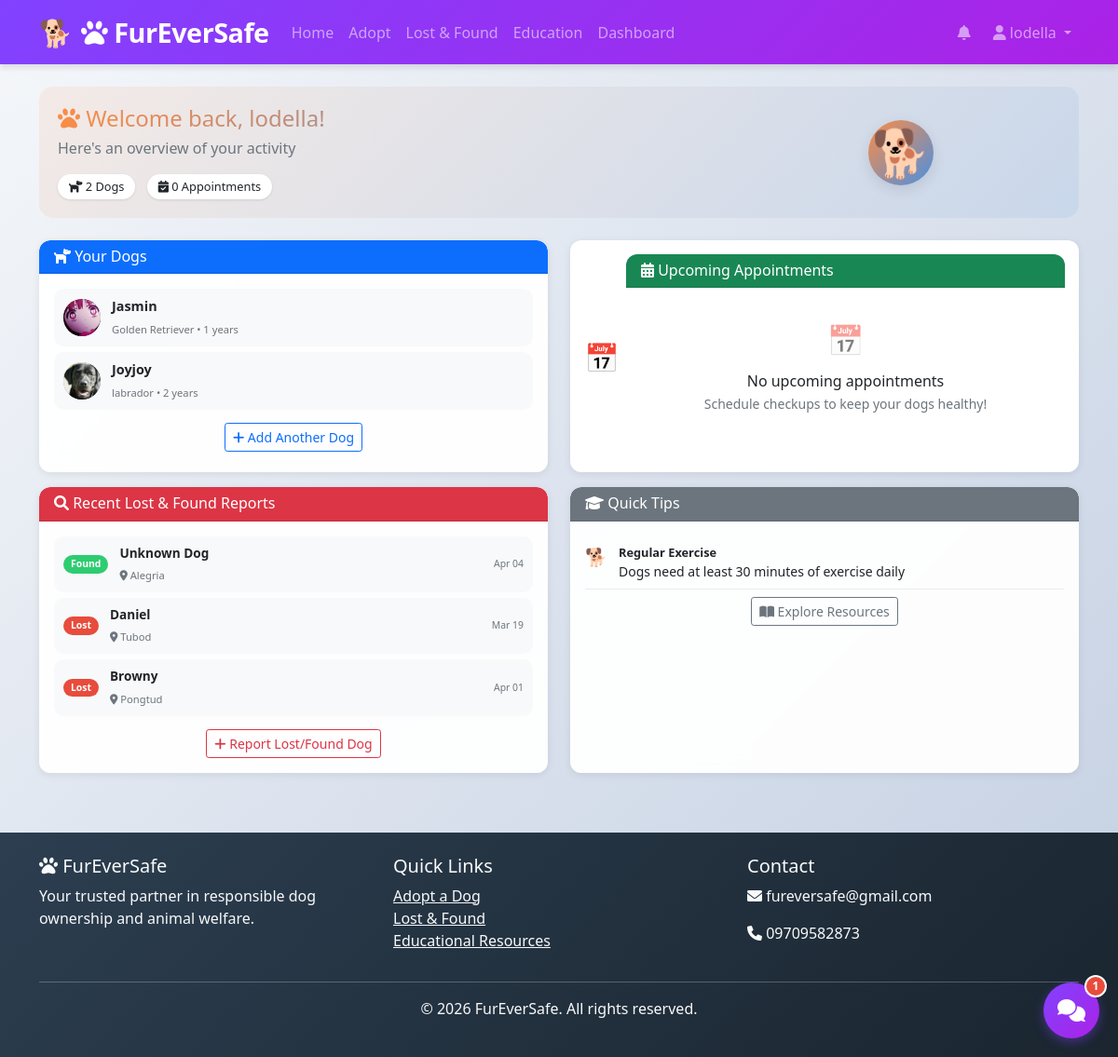
/dashboard (signed in), run on the app's committed database.
### models.py (models this page shows, shortened)
class User(UserMixin, db.Model):
    id = db.Column(db.Integer, primary_key=True)
    username = db.Column(db.String(80), unique=True, nullable=False)
    email = db.Column(db.String(120), unique=True, nullable=False)
    password_hash = db.Column(db.String(200), nullable=False)
    user_type = db.Column(db.String(50), default='owner')  # owner, shelter, vet
    is_approved = db.Column(db.Boolean, default=False)  # New field for approval
    approved_by = db.Column(db.Integer, db.ForeignKey('user.id'), nullable=True)  # Who approved
    approved_at = db.Column(db.DateTime, nullable=True)
    created_at = db.Column(db.DateTime, default=datetime.utcnow)
    dogs = db.relationship('Dog', backref='owner', lazy=True)
    adoption_applications = db.relationship('AdoptionApplication', backref='applicant', lazy=True)
    lost_found_reports = db.relationship('LostFound', backref='reporter', lazy=True)
    approved_by_user = db.relationship('User', remote_side=[id], backref='approved_users')

class Dog(db.Model):
    id = db.Column(db.Integer, primary_key=True)
    name = db.Column(db.String(100), nullable=False)
    breed = db.Column(db.String(100))
    age = db.Column(db.Integer)
    weight = db.Column(db.Float)
    microchip_id = db.Column(db.String(50), unique=True)
    photo = db.Column(db.String(200))
    owner_id = db.Column(db.Integer, db.ForeignKey('user.id'), nullable=False)
    created_at = db.Column(db.DateTime, default=datetime.utcnow)
    health_records = db.relationship('HealthRecord', backref='dog', lazy=True, cascade='all, delete-orphan')
    vaccinations = db.relationship('Vaccination', backref='dog', lazy=True, cascade='all, delete-orphan')
    appointments = db.relationship('Appointment', backref='dog', lazy=True, cascade='all, delete-orphan')

class LostFound(db.Model):
    id = db.Column(db.Integer, primary_key=True)
    type = db.Column(db.String(20), nullable=False)  # lost, found
    dog_name = db.Column(db.String(100))
    breed = db.Column(db.String(100))
    color = db.Column(db.String(100))
    location = db.Column(db.String(200), nullable=False)
    date_seen = db.Column(db.DateTime, nullable=False)
    description = db.Column(db.Text)
    photo = db.Column(db.String(200))
    contact_info = db.Column(db.String(200))
    status = db.Column(db.String(50), default='active')  # active, resolved
    reporter_id = db.Column(db.Integer, db.ForeignKey('user.id'), nullable=False)
    created_at = db.Column(db.DateTime, default=datetime.utcnow)

### app.py (the view)
@app.route('/dashboard')
@login_required
def dashboard():
    dogs = Dog.query.filter_by(owner_id=current_user.id).all() if current_user.user_type == 'owner' else []
    upcoming_appointments = []
    if current_user.user_type == 'owner':
        for dog in dogs:
            upcoming_appointments.extend(Appointment.query.filter_by(dog_id=dog.id)
                                       .filter(Appointment.appointment_date > datetime.now())
                                       .order_by(Appointment.appointment_date).limit(5).all())
    adoption_listings = []
    if current_user.user_type == 'shelter':
        adoption_listings = AdoptionListing.query.filter_by(shelter_id=current_user.id).order_by(AdoptionListing.created_at.desc()).limit(5).all()
    recent_reports = LostFound.query.filter_by(status='active').order_by(LostFound.created_at.desc()).limit(5).all()
    return render_template('dashboard.html',
                         dogs=dogs,
                         upcoming_appointments=upcoming_appointments,
                         adoption_listings=adoption_listings,
                         recent_reports=recent_reports)

### templates/dashboard.html (shortened to what this page needs)
{% extends "base.html" %}
{% block content %}
<div class="container mt-4">
    <div class="welcome-section mb-4">
        <div class="row align-items-center">
            <div class="col-md-8">
                <h2 class="gradient-text">
                    <i class="fas fa-paw"></i> Welcome back, {{ current_user.username }}!
                </h2>
                <p class="text-muted">Here's an overview of your activity</p>
                {% if current_user.user_type == 'owner' %}
                <div class="dog-stats">
                    <span class="stat-badge">
                        <i class="fas fa-dog"></i> {{ dogs|length if dogs else 0 }} Dogs
                    </span>
                    <span class="stat-badge">
                        <i class="fas fa-calendar-check"></i> {{ upcoming_appointments|length if upcoming_appointments else 0 }} Appointments
                    </span>
                </div>
                {% endif %}
            </div>
            <div class="col-md-4 text-center">
                <div class="dog-avatar floating">
                    🐕
                </div>
            </div>
        </div>
    </div>
    <div class="row mt-3">
        {% if current_user.user_type == 'owner' %}
        <div class="col-md-6 mb-3">
            <div class="card dog-card h-100">
                <div class="card-header bg-primary text-white py-2">
                    <h6 class="mb-0"><i class="fas fa-dog"></i> Your Dogs</h6>
                </div>
                <div class="card-body p-3">
                    {% if dogs %}
                        <div class="dog-list">
                            {% for dog in dogs %}
                            <a href="{{ url_for('view_dog', dog_id=dog.id) }}" class="dog-list-item">
                                <div class="dog-avatar-mini">
                                    {% if dog.photo %}
                                        <img src="{{ url_for('static', filename='uploads/' + dog.photo) }}" alt="{{ dog.name }}">
                                    {% else %}
                                        <div class="avatar-placeholder">🐕</div>
                                    {% endif %}
                                </div>
                                <div class="dog-info">
                                    <strong>{{ dog.name }}</strong>
                                    <small>{{ dog.breed }} • {{ dog.age }} years</small>
                                </div>
                            </a>
                            {% endfor %}
                        </div>
                        <div class="mt-2 text-center">
                            <a href="{{ url_for('create_dog') }}" class="btn btn-sm btn-outline-primary">
                                <i class="fas fa-plus"></i> Add Another Dog
                            </a>
                        </div>
                    {% endif %}
                </div>
            </div>
        </div>
        <div class="col-md-6 mb-3">
            <div class="card appointment-card h-100">
                <div class="card-header bg-success text-white py-2">
                    <h6 class="mb-0"><i class="fas fa-calendar-alt"></i> Upcoming Appointments</h6>
                </div>
                <div class="card-body p-3">
                    {% if upcoming_appointments %}
                        <div class="appointment-list">
                            {% for appointment in upcoming_appointments %}
                            <div class="appointment-item">
                                <div class="appointment-date">
                                    <div class="date-day">{{ appointment.appointment_date.strftime('%d') }}</div>
                                    <div class="date-month">{{ appointment.appointment_date.strftime('%b') }}</div>
                                </div>
                                <div class="appointment-info">
                                    <strong>{{ appointment.appointment_type }}</strong>
                                    <small>
                                        <i class="fas fa-dog"></i> {{ appointment.dog.name }} •
                                        <i class="fas fa-clock"></i> {{ appointment.appointment_date.strftime('%H:%M') }}
                                    </small>
                                    {% if appointment.vet_name %}
                                        <small class="vet-name">
                                            <i class="fas fa-user-md"></i> {{ appointment.vet_name }}
                                        </small>
                                    {% endif %}
                                </div>
                                <span class="status-badge upcoming">Upcoming</span>
                            </div>
                            {% endfor %}
                        </div>
                    {% else %}
                        <div class="text-center py-3">
                            <div class="empty-icon">📅</div>
                            <p class="mb-0">No upcoming appointments</p>
                            <small class="text-muted">Schedule checkups to keep your dogs healthy!</small>
                        </div>
                    {% endif %}
                </div>
            </div>
        </div>
        {% endif %}
        <div class="col-md-6 mb-3">
            <div class="card lost-found-card h-100">
                <div class="card-header bg-danger text-white py-2">
                    <h6 class="mb-0"><i class="fas fa-search"></i> Recent Lost & Found Reports</h6>
                </div>
                <div class="card-body p-3">
                    {% if recent_reports %}
                        <div class="report-list">
                            {% for report in recent_reports %}
                            <a href="{{ url_for('view_report', report_id=report.id) }}" class="report-item">
                                <span class="type-badge {% if report.type == 'lost' %}lost{% else %}found{% endif %}">
                                    {{ 'Lost' if report.type == 'lost' else 'Found' }}
                                </span>
                                <div class="report-info">
                                    <strong>{{ report.dog_name or 'Unknown Dog' }}</strong>
                                    <small><i class="fas fa-map-marker-alt"></i> {{ report.location }}</small>
                                </div>
                                <small class="report-date">{{ report.date_seen.strftime('%b %d') }}</small>
                            </a>
                            {% endfor %}
                        </div>
                    {% else %}
                        <div class="text-center py-3">
                            <div class="empty-icon">🔍</div>
                            <p class="mb-0">No recent reports</p>
                        </div>
                    {% endif %}
                    <div class="mt-2 text-center">
                        <a href="{{ url_for('report_lost_found') }}" class="btn btn-sm btn-outline-danger">
                            <i class="fas fa-plus"></i> Report Lost/Found Dog
                        </a>
                    </div>
                </div>
            </div>
        </div>
        <div class="col-md-6 mb-3">
            <div class="card tips-card h-100">
                <div class="card-header bg-secondary text-white py-2">
                    <h6 class="mb-0"><i class="fas fa-graduation-cap"></i> Quick Tips</h6>
                </div>
                <div class="card-body p-3">
                    <div class="tip-item">
                        <div class="tip-icon">🐕</div>
                        <div class="tip-content">
                            <strong>Regular Exercise</strong>
                            <p class="mb-0 small">Dogs need at least 30 minutes of exercise daily</p>
                        </div>
                    </div>
                    <div class="mt-2 text-center">
                        <a href="{{ url_for('education_resources') }}" class="btn btn-sm btn-outline-secondary">
                            <i class="fas fa-book-open"></i> Explore Resources
                        </a>
                    </div>
                </div>
            </div>
        </div>
    </div>
</div>
{% endblock %}

### templates/base.html (shortened to what this page needs)
<!DOCTYPE html>
<html lang="en">
<head>
    <link href="https://cdn.jsdelivr.net/npm/bootstrap@5.1.3/dist/css/bootstrap.min.css" rel="stylesheet">
    <link rel="stylesheet" href="https://cdnjs.cloudflare.com/ajax/libs/font-awesome/6.0.0/css/all.min.css">
    <link rel="stylesheet" href="{{ url_for('static', filename='css/style.css') }}">
    <link rel="stylesheet" href="{{ url_for('static', filename='css/chatbot.css') }}">
</head>
<body>
    <nav class="navbar navbar-expand-lg navbar-dark bg-primary">
        <div class="container">
            <a class="navbar-brand" href="{{ url_for('index') }}">
                <i class="fas fa-paw"></i> FurEverSafe
            </a>
            <div class="collapse navbar-collapse" id="navbarNav">
                <ul class="navbar-nav me-auto">
                    <li class="nav-item">
                        <a class="nav-link" href="{{ url_for('index') }}">Home</a>
                    </li>
                    <li class="nav-item">
                        <a class="nav-link" href="{{ url_for('adoption_listings') }}">Adopt</a>
                    </li>
                    <li class="nav-item">
                        <a class="nav-link" href="{{ url_for('lost_found_reports') }}">Lost & Found</a>
                    </li>
                    <li class="nav-item">
                        <a class="nav-link" href="{{ url_for('education_resources') }}">Education</a>
                    </li>
                    {% if current_user.is_authenticated %}
                    <li class="nav-item">
                        <a class="nav-link" href="{{ url_for('dashboard') }}">Dashboard</a>
                    </li>
                    {% endif %}
                </ul>
                <ul class="navbar-nav">
                    {% if current_user.is_authenticated %}
                    <li class="nav-item dropdown me-2">
                        <a class="nav-link position-relative" href="#" role="button" data-bs-toggle="dropdown" id="notificationBell">
                            <i class="fas fa-bell"></i>
                        </a>
                    </li>
                    <li class="nav-item dropdown">
                        <a class="nav-link dropdown-toggle" href="#" id="userDropdown" role="button" data-bs-toggle="dropdown">
                            <i class="fas fa-user"></i> {{ current_user.username }}
                        </a>
                    </li>
                    {% endif %}
                </ul>
            </div>
        </div>
    </nav>
    <main>
        {% block content %}{% endblock %}
    </main>
    <footer class="bg-dark text-light mt-5 py-4">
        <div class="container">
            <div class="row">
                <div class="col-md-4">
                    <h5><i class="fas fa-paw"></i> FurEverSafe</h5>
                    <p>Your trusted partner in responsible dog ownership and animal welfare.</p>
                </div>
                <div class="col-md-4">
                    <h5>Quick Links</h5>
                    <ul class="list-unstyled">
                        <li><a href="{{ url_for('adoption_listings') }}" class="text-light">Adopt a Dog</a></li>
                        <li><a href="{{ url_for('lost_found_reports') }}" class="text-light">Lost & Found</a></li>
                        <li><a href="{{ url_for('education_resources') }}" class="text-light">Educational Resources</a></li>
                    </ul>
                </div>
                <div class="col-md-4">
                    <h5>Contact</h5>
                    <p><i class="fas fa-envelope"></i> fureversafe@gmail.com</p>
                    <p><i class="fas fa-phone"></i> 09709582873</p>
                </div>
            </div>
            <hr>
            <div class="text-center">
                <p>&copy; 2026 FurEverSafe. All rights reserved.</p>
            </div>
        </div>
    </footer>
    {% include 'chatbot_widget.html' %}
</body>
</html>

### data on the page
User: username "lodella"
Dog: photo (picture), name "Jasmin", breed "Golden Retriever", age "1"
Dog: photo (picture), name "Joyjoy", breed "labrador", age "2"
LostFound: type "Found", dog_name "Unknown Dog", location "Alegria", date_seen "Apr 04"
LostFound: type "Lost", dog_name "Daniel", location "Tubod", date_seen "Mar 19"
LostFound: type "Lost", dog_name "Browny", location "Pongtud", date_seen "Apr 01"

### other printed values
{{ dogs|length if dogs else 0 }} "2"
{{ upcoming_appointments|length if upcoming_appointments else 0 }} "0"
